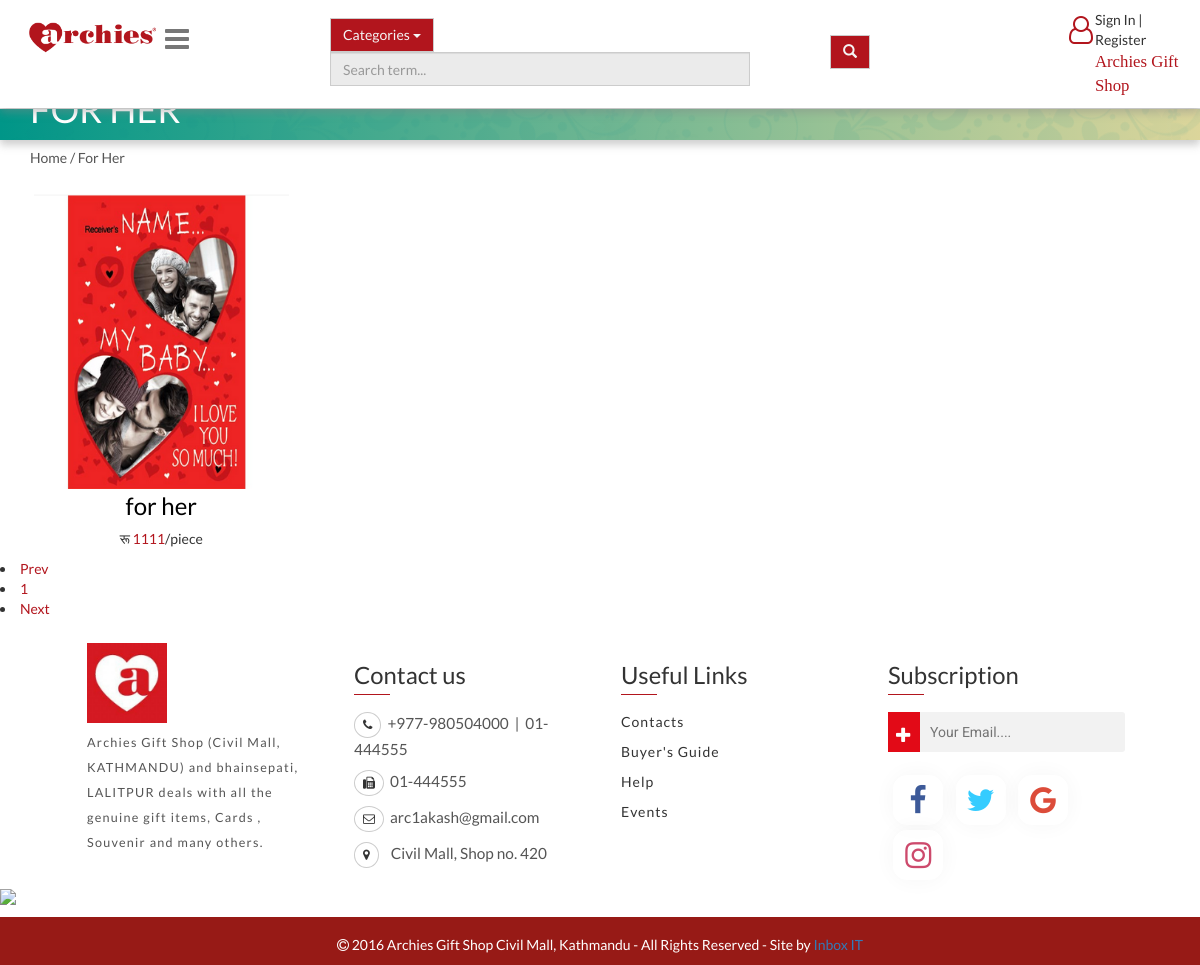
The page /forher.php on the database its author committed.
### tables this page shows
CREATE TABLE `products` (
  `id` int(11) NOT NULL,
  `product_name` varchar(100) NOT NULL,
  `price` int(11) NOT NULL,
  `stock` int(11) NOT NULL,
  `category_id` int(100) NOT NULL,
  `src` varchar(900) NOT NULL,
  `main_category_id` int(11) DEFAULT NULL
);

### forher.php (the view, shortened to what this page needs)
<?php
require 'includes/db.php';
?>
<!DOCTYPE html>
<html lang="en">
<head>
    <?php include 'includes/head.php';?>
</head>
<body>
		<?php include 'includes/fixed-nav.php'; ?>
		<div class="head-banner container col-lg-12 col-md-12 col-sm-12 col-xs-12">
			<div class="banner-caption"><h1>FOR HER</h1></div>
		</div>
		<div class="container product-address-header col-md-12 col-sm-12 col-xs-12">
			<h5><a class="generic-anchor" href="index.php">Home</a>  / <a class="generic-anchor" href="forher.php"> For Her</a> </h5>
	   	</div>
<section class="product-inner-showcase ">
    <div class="container" style="width:100%;">
      <div class="row">
          <div class="col-lg-12 col-md-12 col-sm-12 col-xs-12 " >
            <div class="item text-center">
           <?php
        if(isset($_POST['prodper']))
        {
          $perpage= $_POST['perpage'];
        } else{
        $perpage = 12;
        }
        if(isset($_GET["page"])){
        $page = intval($_GET["page"]);
        }
        else {
        $page = 1;
        }
        $calc = $perpage * $page;
        $start = $calc - $perpage;
        $result = mysqli_query($conn, "SELECT a.* FROM products a inner join main_categories b on a.main_category_id = b.id Where b.category = 'for her'  Limit $start, $perpage");
        $rows = mysqli_num_rows($result);
        if($rows > 0){
        while($post = mysqli_fetch_assoc($result)) {
        ?>
        <div class="col-md-3 col-sm-3 col-xs-12">
                  <div class="thumbnail product-item">
                     <div class="hovereffect">
                    <img class="img-responsive item-img" src="img/products/<?php echo $post['src']; ?>" alt="product">
                </div>
                  </div>
                  <h3><a href="products.php?id=<?php echo $post['id']; ?>"><?php echo $post['product_name']; ?></a></h3>
                  <p class="amount"> <span><?php echo $post['price'];  ?></span>/piece </p>
                    </div>
        <?php
        }
        }
        ?>
        </div>
        </div>
    </div>
  </div>
</section>
<?php
    if(isset($page))
  {
    $total = $rows;
    $totalPages = ceil($total / $perpage);
    if($page <=1 ){
      echo "<li class='page-item disabled'><a class='page-link'>Prev</a></li>";
    }
    else{
      $j = $page - 1;
      echo "<li class='page-item'><a class='page-link' href='forher.php?page=$j'>< Prev</a></li>";
    }
    for($i=1; $i <= $totalPages; $i++)
    {
      if($i<>$page)
      {
        echo "<li class='page-item'><a class='page-link' href='forher.php?page=$i'>$i</a></li>";
      }
      else
      {
        echo "<li class='page-item' ><a class='page-link'>$i</a></li>";
      }
    }
    if($page == $totalPages )
    {
      echo "<li class='page-item disabled' ><a class='page-link'>Next</a></li>";
    }
    else
    {
      $j = $page + 1;
      echo "<li class='page-item'><a class='page-link' href='forher.php?page=$j'>Next</a></li>";
    }
  }
  ?>
	<?php include 'includes/footer.php'; ?>
</body>
</html>

### hero-slider/css/style.css (style rules this page uses)
*, *::after, *::before { -webkit-box-sizing: border-box; -moz-box-sizing: border-box; box-sizing: border-box; }
html { font-size: 62.5%; }
body { font-size: 1.6rem; font-family: "Open Sans", sans-serif; color: #2c343b; background-color: #f2f2f2; }
a { color: #d44457; text-decoration: none; }
img { max-width: 100%; }

### css/hovereffect.css (style rules this page uses)
.hovereffect { width:100%; height:300px; float:left; overflow:hidden; position:relative; text-align:center; cursor:default; }
.hovereffect img { display:block; position:relative; -webkit-transition:all .4s linear; transition:all .4s linear; height: 100%; }

### css/main.css (style rules this page uses)
body { font-family: 'Lato', sans-serif !important; }
.item-img { display: block; width: 100%; height: 100%; }
.item h3 > a { color: #000; padding: 7px; font-family: 'Lato' , sans-serif !important; text-decoration: none; position: relative; }
.item span { color: #b2151d; font-family: 'Lato', sans-serif ; }
p.amount:before { content: 'रू'; font-family: 'Lato', sans-serif ; font-size: 1em; position: relative; }
.item h3 > a:after { content: ''; position: absolute; bottom: 0; left: 0; width: 0%; border-bottom: 2px solid #b2151d; transition: 0.4s; }
.thumbnail { margin-top: 1em !important; margin-bottom: 1em; border: none !important; }
a { text-decoration: none; }
a.generic-anchor { color: #555; }
.head-banner { margin-top: 5em; height:100%; background-image: url(../images/border-bg.png), linear-gradient(to right, #009688 0%, rgba(183, 170, 51, 0.49) 100%); box-shadow: 0px 5px 8px rgba(136, 136, 136, 0.41); }
.banner-caption { color:#fff; font-family: 'Lato', sans-serif ; padding-left: 15px; }
.banner-caption h1 { text-transform: uppercase; }
a.page-link { color: #b2151d !important; }
.product-address-header { font: 1.8em 'Lato', sans-serif ; color:#555; padding-left: 2.5% !important; }

### rows shown on the page
products: src (picture), product_name "for her", price "1111"
